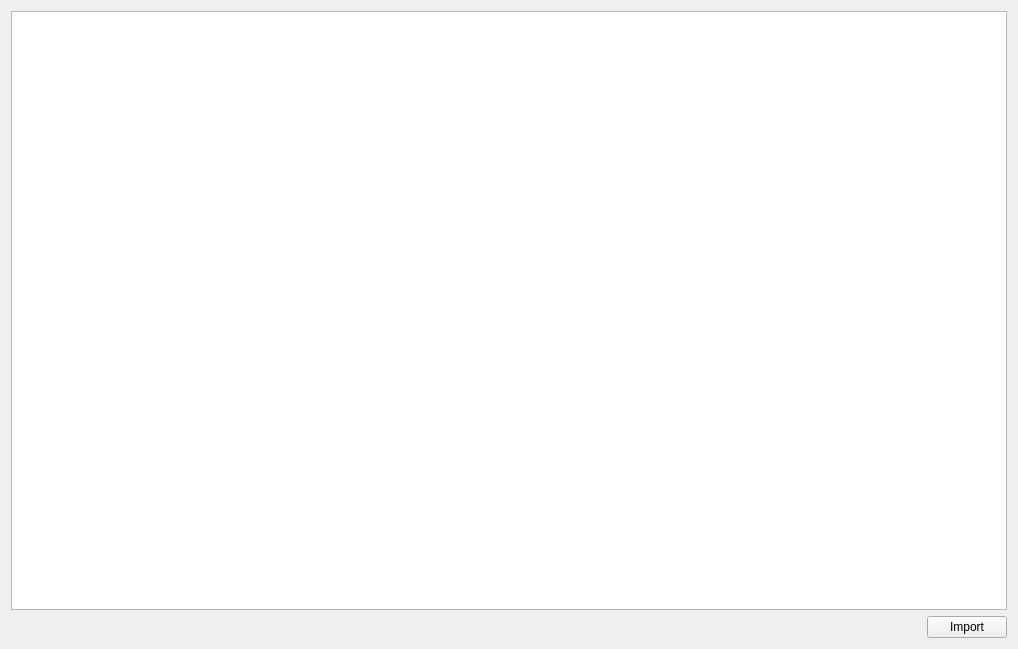
<?xml version="1.0" encoding="UTF-8"?>
<ui version="4.0">
 <class>AssetImportDlg</class>
 <widget class="QDialog" name="AssetImportDlg">
  <property name="geometry">
   <rect>
    <x>0</x>
    <y>0</y>
    <width>1018</width>
    <height>649</height>
   </rect>
  </property>
  <property name="windowTitle">
   <string>Asset Import</string>
  </property>
  <property name="windowIcon">
   <iconset resource="../../../Tools/Libs/GuiFoundation/QtResources/resources.qrc">
    <normaloff>:/GuiFoundation/Icons/DocumentImport16.png</normaloff>:/GuiFoundation/Icons/DocumentImport16.png</iconset>
  </property>
  <layout class="QVBoxLayout" name="verticalLayout">
   <item>
    <widget class="QTableWidget" name="AssetTable">
     <property name="editTriggers">
      <set>QAbstractItemView::DoubleClicked|QAbstractItemView::EditKeyPressed</set>
     </property>
     <property name="alternatingRowColors">
      <bool>true</bool>
     </property>
     <property name="selectionMode">
      <enum>QAbstractItemView::SingleSelection</enum>
     </property>
     <property name="selectionBehavior">
      <enum>QAbstractItemView::SelectRows</enum>
     </property>
     <attribute name="verticalHeaderVisible">
      <bool>false</bool>
     </attribute>
    </widget>
   </item>
   <item>
    <layout class="QHBoxLayout" name="horizontalLayout">
     <item>
      <spacer name="horizontalSpacer">
       <property name="orientation">
        <enum>Qt::Horizontal</enum>
       </property>
       <property name="sizeHint" stdset="0">
        <size>
         <width>40</width>
         <height>20</height>
        </size>
       </property>
      </spacer>
     </item>
     <item>
      <widget class="QPushButton" name="ButtonImport">
       <property name="text">
        <string>Import</string>
       </property>
       <property name="autoDefault">
        <bool>false</bool>
       </property>
      </widget>
     </item>
    </layout>
   </item>
  </layout>
 </widget>
 <resources>
  <include location="../QtResources/resources.qrc"/>
  <include location="../../../Tools/Libs/GuiFoundation/QtResources/resources.qrc"/>
 </resources>
 <connections/>
</ui>
